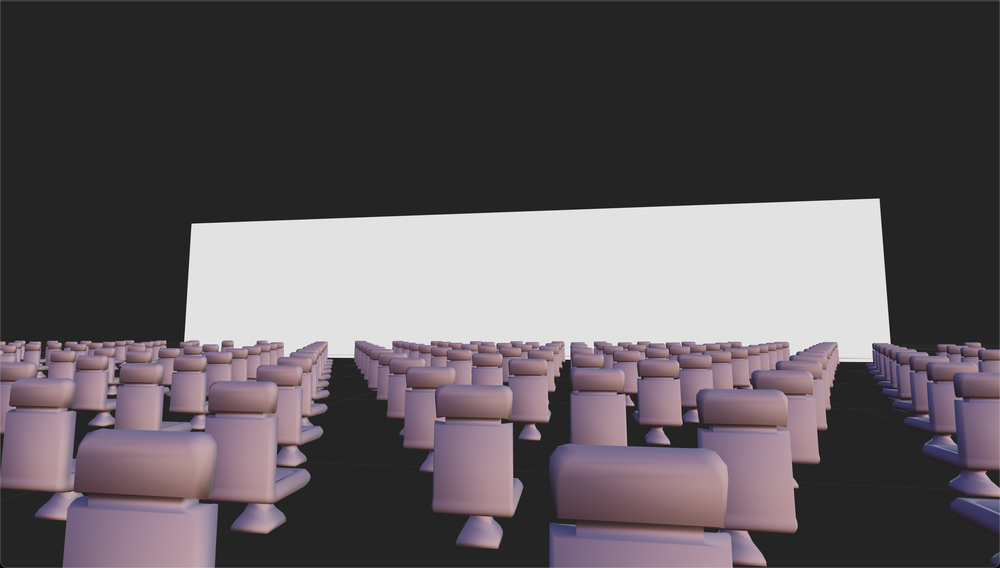
#> input picture input.png, 1000 x 568 px, shrunk from 3024 x 1718 before the run
$ python contour_generator.py
#> lines starting #> are read from the running program, lines starting #| are printed output that depends on the picture; after the words box and inside, x2 and y2 are one past the last pixel; in counts of white or black regions, pixels touching at a corner belong together
#!/usr/bin/env python3
"""
Contour Generator
----------------
This script takes input.png and generates contours using OpenCV.
"""

import cv2
import numpy as np
import os
import matplotlib.pyplot as plt


def generate_contours(threshold1=100, threshold2=200, blur_kernel_size=5):
    """
    Generate contours from input.png using OpenCV.

    Args:
        threshold1 (int): First threshold for Canny edge detector
        threshold2 (int): Second threshold for Canny edge detector
        blur_kernel_size (int): Kernel size for Gaussian blur

    Returns:
        numpy.ndarray: The contour image
    """
#> called with threshold1 = 100, threshold2 = 200, blur_kernel_size = 5
    # Read the image
    img = cv2.imread("input.png")
#> img is the input picture: shape (568, 1000, 3); mean B, G, R 92.5, 88.2, 94.8
    if img is None:
        raise FileNotFoundError("Could not read image: input.png")

    # Convert to grayscale
    gray = cv2.cvtColor(img, cv2.COLOR_BGR2GRAY)
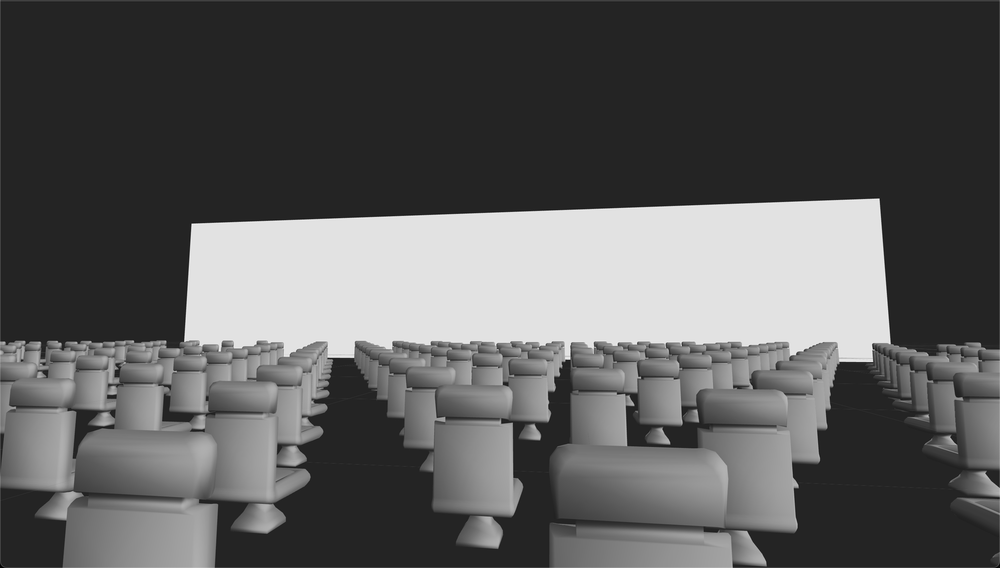
#> gray: shape (568, 1000); min 0, max 253, mean 90.7

    # Apply Gaussian blur to reduce noise
    blurred = cv2.GaussianBlur(gray, (blur_kernel_size, blur_kernel_size), 0)

    # Detect edges using Canny
    edges = cv2.Canny(blurred, threshold1, threshold2)
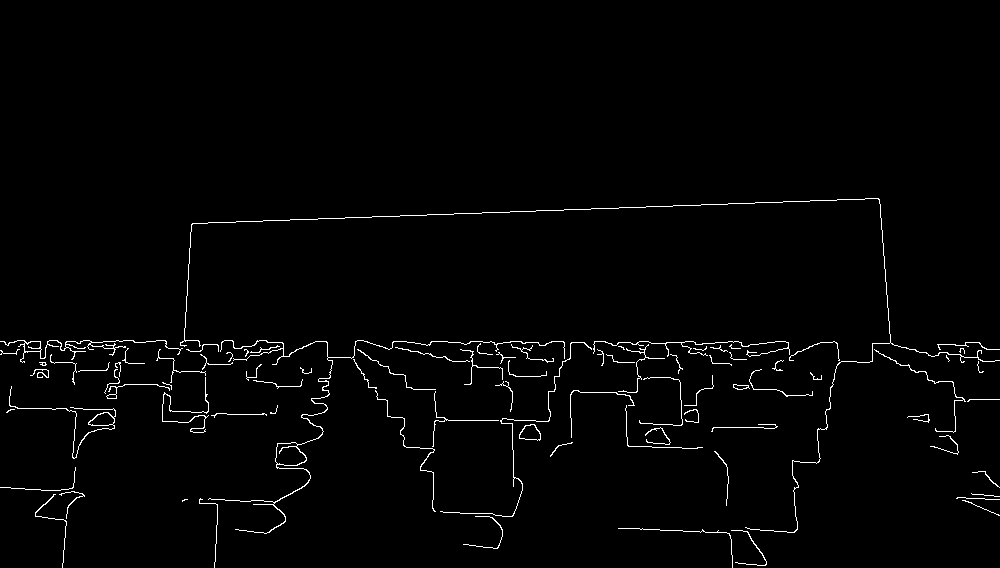
#> edges: shape (568, 1000); 1.6% white in thin lines or dots, all inside (x1, y1, x2, y2) = (0, 198, 1000, 568)

    # Find contours
    contours, _ = cv2.findContours(edges, cv2.RETR_EXTERNAL, cv2.CHAIN_APPROX_SIMPLE)
#> contours = 85 contours, 72 with area under 20; largest, box (x1, y1, x2, y2) and area: (208, 340, 565, 534) 702, (9, 386, 116, 459) 267, (519, 424, 541, 441) 246, (0, 340, 183, 363) 219, (180, 198, 1000, 533) 52

    # Create a blank image for drawing contours
    contour_img = np.zeros_like(img)

    # Draw all contours
    cv2.drawContours(contour_img, contours, -1, (255, 255, 255), 1)

    # Save the result
    output_path = "contour_output.png"
    cv2.imwrite(output_path, contour_img)
    print(f"Contour image saved to {output_path}")

    # Display the result
    plt.figure(figsize=(12, 6))

    plt.subplot(1, 2, 1)
    plt.imshow(cv2.cvtColor(img, cv2.COLOR_BGR2RGB))
    plt.title('Original Image')
    plt.axis('off')

    plt.subplot(1, 2, 2)
    plt.imshow(contour_img, cmap='gray')
    plt.title('Contour Image')
    plt.axis('off')

    plt.tight_layout()
    plt.show()
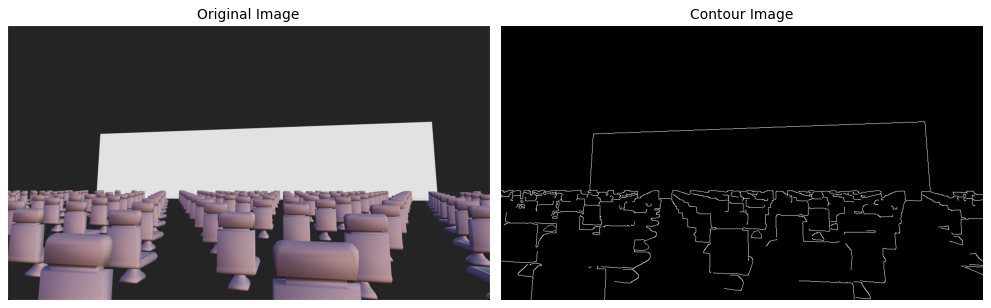
#> figure drawn by matplotlib, 2 panels

    return contour_img


def main():
    print("Generating contours from input.png...")
    # Generate contours with default parameters
    generate_contours()


if __name__ == "__main__":
    main()
